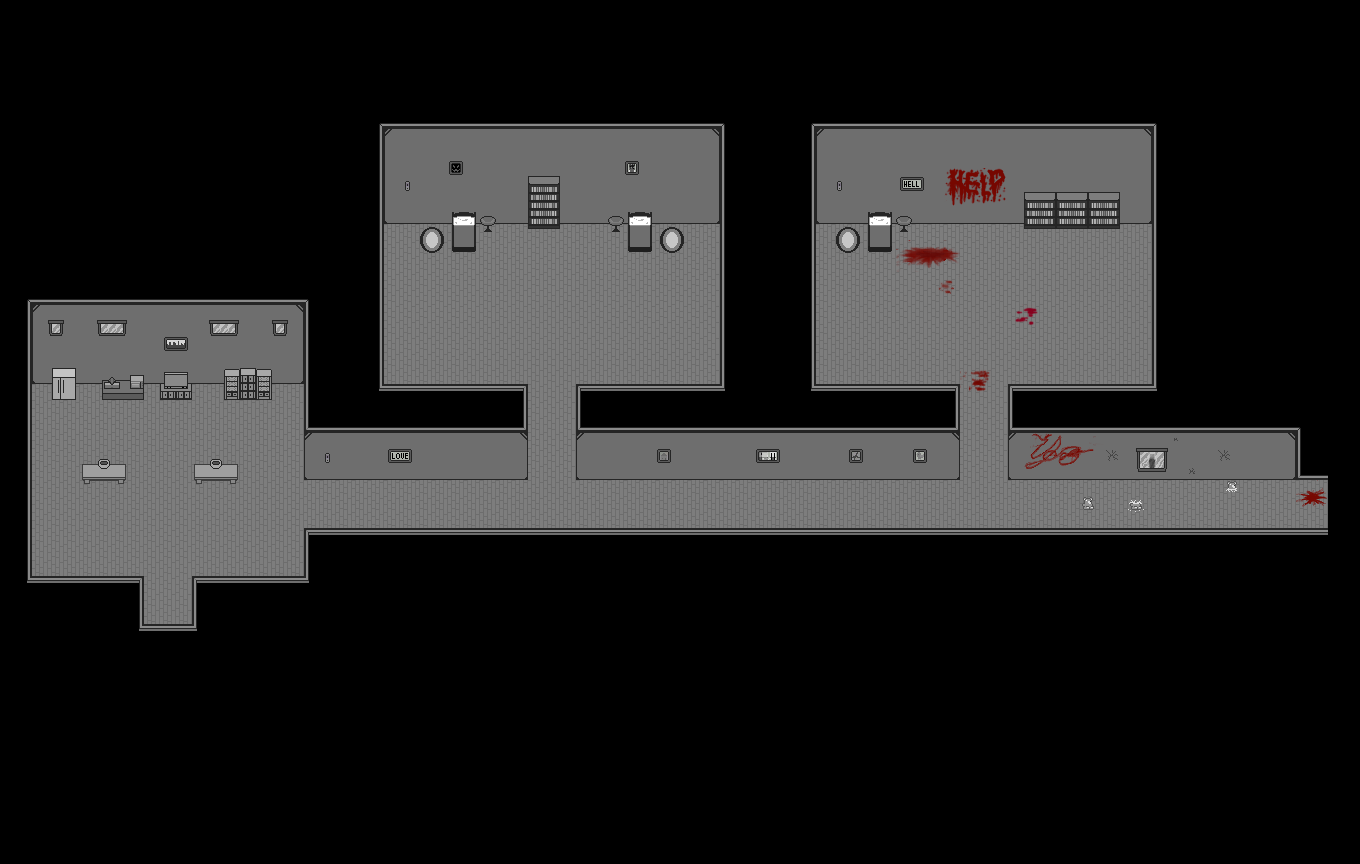

The image is a tile-based game level rendered from a .tmx file. Its description and source (layers, tilesets, objects; grid data summarised) follow:
An orthogonal 85x54 tile map with 16x16 px tiles, 7 tile layers (solids, walls, floor, borders, ...), 2 tilesets.

<map version="1.2" tiledversion="1.2.2" orientation="orthogonal" renderorder="right-down" width="85" height="54" tilewidth="16" tileheight="16" infinite="0" nextlayerid="9" nextobjectid="1">
 <tileset firstgid="1" source="tileset.tsx" />
 <tileset firstgid="257" source="blood_tileset.tsx" />
 <layer id="8" name="solids" width="85" height="54">
  <properties>
   <property name="collidable" type="bool" value="true" />
  </properties>
  <data>[4590 cells, 196 non-empty, 1 distinct tile ids]</data>
 </layer>
 <layer id="2" name="walls" width="85" height="54">
  <data>[4590 cells, 505 non-empty, 9 distinct tile ids]</data>
 </layer>
 <layer id="3" name="floor" width="85" height="54">
  <data>[4590 cells, 861 non-empty, 1 distinct tile ids]</data>
 </layer>
 <layer id="1" name="borders" width="85" height="54">
  <data>[4590 cells, 349 non-empty, 12 distinct tile ids]</data>
 </layer>
 <layer id="4" name="objects" width="85" height="54">
  <data>[4590 cells, 163 non-empty, 110 distinct tile ids]</data>
 </layer>
 <layer id="6" name="objects_solids" width="85" height="54">
  <properties>
   <property name="collidable" type="bool" value="true" />
  </properties>
  <data>[4590 cells, 6 non-empty, 3 distinct tile ids]</data>
 </layer>
 <layer id="5" name="objects2" width="85" height="54">
  <data>[4590 cells, 16 non-empty, 14 distinct tile ids]</data>
 </layer>
</map>
